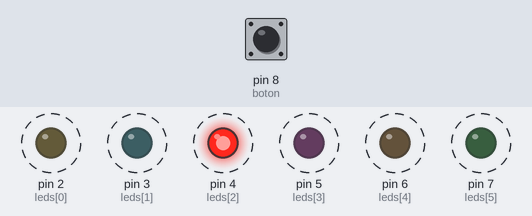
Simulated run of this sketch. Board: Arduino Uno, built with avr-gcc and run on an emulated ATmega328P. Shown: output pins drawn as LEDs (lit = HIGH). Dashed ring = blinking. The test bench sets the inputs (shaded band); at power-on: pin 8 (boton) HIGH. Random numbers use the default seed unless the sketch sets one.

Above: at 2.05 s.
2.1 s: pin 8 (boton) pulled LOW for 0.75 s
At 2.55 s:
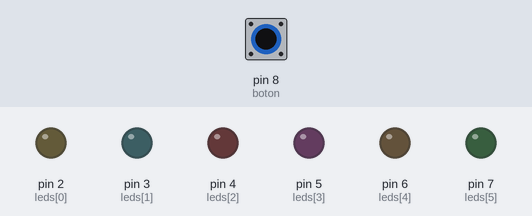
5.3 s: pin 8 (boton) pulled LOW for 3.2 s
At 11.6 s:
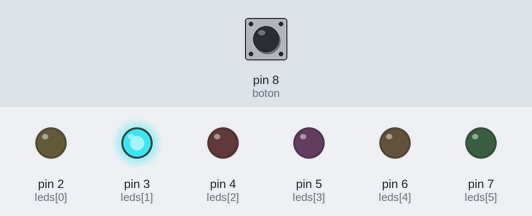
11.7 s: pin 8 (boton) pulled LOW for 1 s
At 12.08 s:
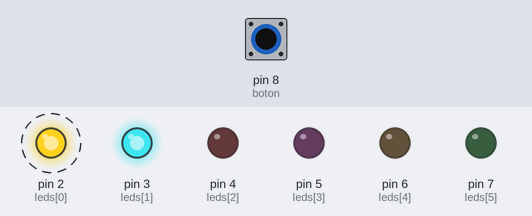
Timing chart, 0 to 20.9 s (numbered marks = the images above; inputs shaded):
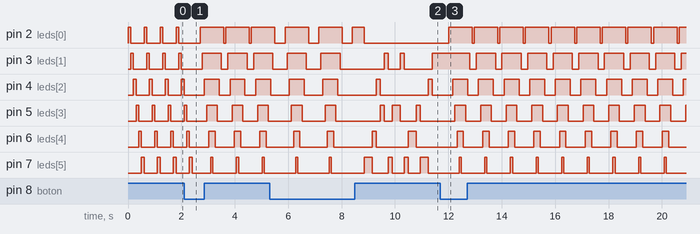

Measured:
- by itself, pin 2 (leds[0]): alternates HIGH for 0.88 s and LOW for 0.08 s
- by itself, pin 3 (leds[1]): alternates HIGH for 0.72 s and LOW for 0.24 s
- by itself, pin 4 (leds[2]): alternates HIGH for 0.56 s and LOW for 0.40 s
- by itself, pin 5 (leds[3]): alternates HIGH for 0.40 s and LOW for 0.56 s
- by itself, pin 6 (leds[4]): alternates HIGH for 0.24 s and LOW for 0.72 s
- by itself, pin 7 (leds[5]): alternates HIGH for 0.08 s and LOW for 0.88 s

The sketch:

sketch.ino
```cpp
const int leds[] = {2, 3, 4, 5, 6, 7};
const int boton = 8;

int patronActual = 0;

void setup() {
  for (int i = 0; i < 6; i++) {
    pinMode(leds[i], OUTPUT);
  }

  pinMode(boton, INPUT_PULLUP);
  randomSeed(analogRead(0)); // para aleatorio
}

void loop() {
  leerBoton();

  switch (patronActual) {
    case 0: patronSecuencia(); break;
    case 1: patronPersecucion(); break;
    case 2: patronParpadeo(); break;
    case 3: patronAleatorio(); break;
    case 4: patronOnda(); break;
  }
}

// -------- FUNCIONES --------

void leerBoton() {
  if (digitalRead(boton) == LOW) {
    patronActual = random(0, 5); // 0 a 4
    delay(300); // anti rebote simple
  }
}

void apagarTodo() {
  for (int i = 0; i < 6; i++) {
    digitalWrite(leds[i], LOW);
  }
}

// Patrón 0
void patronSecuencia() {
  for (int i = 0; i < 6; i++) {
    digitalWrite(leds[i], HIGH);
    delay(100);
    digitalWrite(leds[i], LOW);
  }
}

// Patrón 1
void patronPersecucion() {
  for (int i = 0; i < 6; i++) {
    apagarTodo();
    digitalWrite(leds[i], HIGH);
    delay(100);
  }
}

// Patrón 2
void patronParpadeo() {
  for (int i = 0; i < 6; i++) {
    digitalWrite(leds[i], HIGH);
  }
  delay(200);
  apagarTodo();
  delay(200);
}

// Patrón 3
void patronAleatorio() {
  int led = random(0, 6);
  apagarTodo();
  digitalWrite(leds[led], HIGH);
  delay(150);
}

// Patrón 4
void patronOnda() {
  for (int i = 0; i < 6; i++) {
    digitalWrite(leds[i], HIGH);
    delay(80);
  }
  for (int i = 5; i >= 0; i--) {
    digitalWrite(leds[i], LOW);
    delay(80);
  }
}
```
